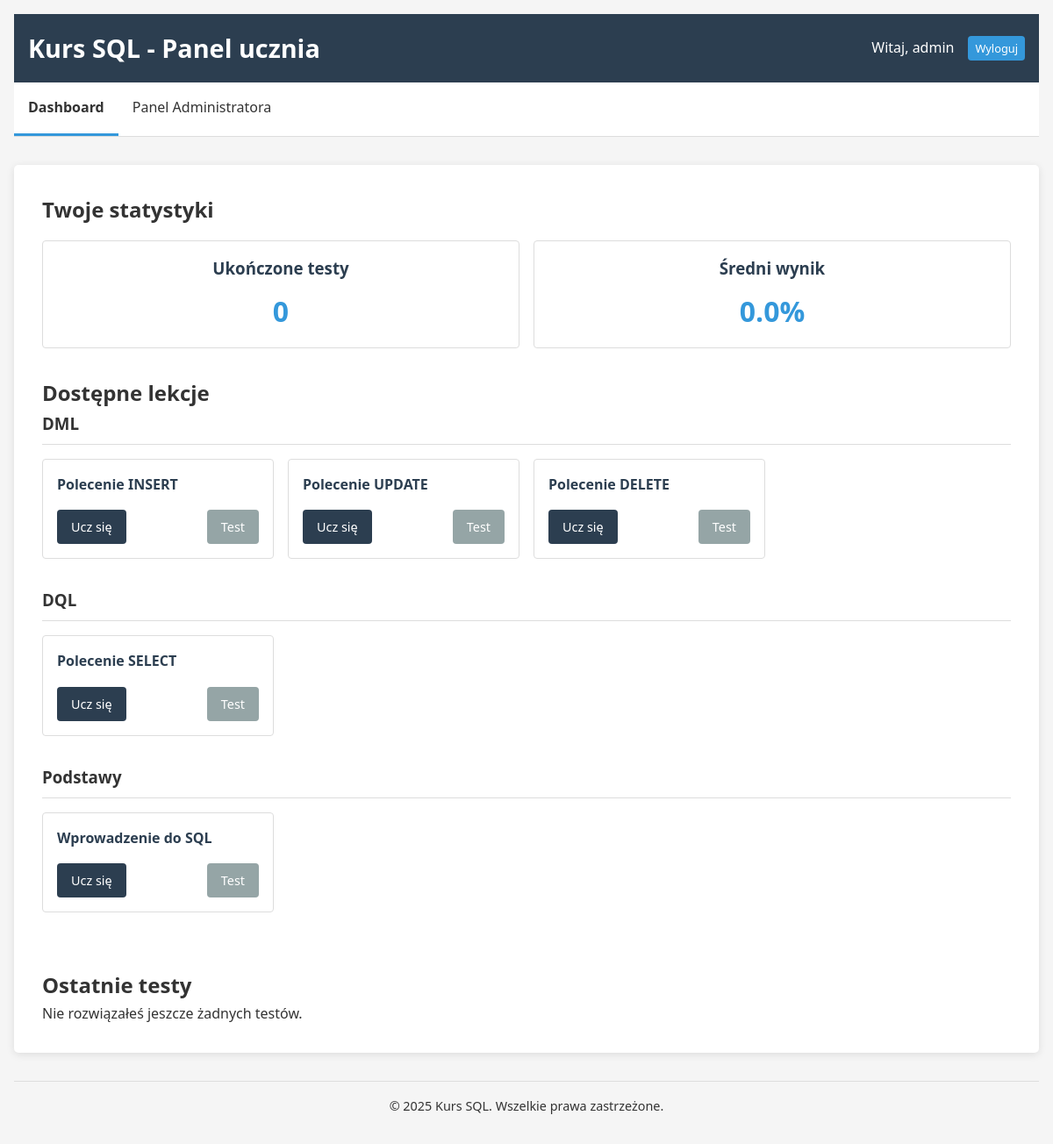
Page /index.php?page=dashboard (signed in) on the committed database.
### tables this page shows
CREATE TABLE lessons (
    id INT AUTO_INCREMENT PRIMARY KEY,
    title VARCHAR(255) NOT NULL,
    content TEXT NOT NULL,
    category VARCHAR(100) NOT NULL
);

### functions.php (called while the page is built, shortened)
<?php
function get_lessons($db) {
    $stmt = $db->query("SELECT * FROM lessons ORDER BY category, id");
    return $stmt->fetchAll(PDO::FETCH_ASSOC);
}
function get_user_tests($db, $user_id) {
    $stmt = $db->prepare("
        SELECT ut.*, l.title, l.category
        FROM user_tests ut
        JOIN lessons l ON ut.lesson_id = l.id
        WHERE ut.user_id = ?
        ORDER BY ut.created_at DESC
    ");
    $stmt->execute([$user_id]);
    return $stmt->fetchAll(PDO::FETCH_ASSOC);
}
?>

### student.php (the view, shortened to what this page needs)
<?php
require_once 'config.php';
require_once 'functions.php';
function render_dashboard() {
    global $db;
    $lessons = get_lessons($db);
    $user_tests = get_user_tests($db, $_SESSION['user_id']);
    $lessons_by_category = [];
    foreach ($lessons as $lesson) {
        $category = $lesson['category'];
        if (!isset($lessons_by_category[$category])) {
            $lessons_by_category[$category] = [];
        }
        $lessons_by_category[$category][] = $lesson;
    }
    $total_tests = count($user_tests);
    $average_score = 0;
?>
<!DOCTYPE html>
<html lang="pl">
<head>
    <link rel="stylesheet" href="style.css">
</head>
<body>
    <div class="container">
        <header>
            <h1>Kurs SQL - Panel ucznia</h1>
            <div class="user-info">
                <span>Witaj, <?= htmlspecialchars($_SESSION['nickname']) ?></span>
                <a href="index.php?action=logout" class="btn btn-sm">Wyloguj</a>
            </div>
        </header>
        <nav>
            <ul>
                <li><a href="index.php?page=dashboard" class="active">Dashboard</a></li>
                <?php if ($_SESSION['role'] === 'admin'): ?>
                <li><a href="index.php?page=admin">Panel Administratora</a></li>
                <?php endif; ?>
            </ul>
        </nav>
        <main>
            <div class="dashboard">
                <section class="stats">
                    <h2>Twoje statystyki</h2>
                    <div class="stats-grid">
                        <div class="stat-card">
                            <h3>Ukończone testy</h3>
                            <p class="stat-value"><?= $total_tests ?></p>
                        </div>
                        <div class="stat-card">
                            <h3>Średni wynik</h3>
                            <p class="stat-value"><?= number_format($average_score, 1) ?>%</p>
                        </div>
                    </div>
                </section>
                <section class="lessons">
                    <h2>Dostępne lekcje</h2>
                    <?php foreach ($lessons_by_category as $category => $category_lessons): ?>
                    <div class="category">
                        <h3><?= htmlspecialchars($category) ?></h3>
                        <div class="lessons-grid">
                            <?php foreach ($category_lessons as $lesson): ?>
                            <div class="lesson-card">
                                <h4><?= htmlspecialchars($lesson['title']) ?></h4>
                                <div class="lesson-actions">
                                    <a href="index.php?page=lesson&id=<?= $lesson['id'] ?>" class="btn btn-primary">Ucz się</a>
                                    <a href="index.php?page=test&id=<?= $lesson['id'] ?>" class="btn btn-secondary">Test</a>
                                </div>
                            </div>
                            <?php endforeach; ?>
                        </div>
                    </div>
                    <?php endforeach; ?>
                </section>
                <section class="recent-tests">
                    <h2>Ostatnie testy</h2>
                    <?php if (empty($user_tests)): ?>
                    <p>Nie rozwiązałeś jeszcze żadnych testów.</p>
                    <?php endif; ?>
                </section>
            </div>
        </main>
        <footer>
            <p>&copy; 2025 Kurs SQL. Wszelkie prawa zastrzeżone.</p>
        </footer>
    </div>
</body>
</html>
<?php
}
?>

### style.css (style rules this page uses)
:root { --primary-color: #2c3e50; --secondary-color: #3498db; --accent-color: #e74c3c; --light-gray: #f5f5f5; --dark-gray: #333; --border-color: #ddd; --success-color: #27ae60; --error-color: #e74c3c; }
* { margin: 0; padding: 0; box-sizing: border-box; }
body { font-family: 'Segoe UI', Tahoma, Geneva, Verdana, sans-serif; line-height: 1.6; background-color: var(--light-gray); color: var(--dark-gray); }
.container { max-width: 1200px; margin: 0 auto; padding: 1rem; }
header { background-color: var(--primary-color); color: white; padding: 1rem; display: flex; justify-content: space-between; align-items: center; }
header h1 { font-size: 1.8rem; }
.user-info { display: flex; align-items: center; gap: 1rem; }
nav { background-color: white; border-bottom: 1px solid var(--border-color); margin-bottom: 2rem; }
nav ul { display: flex; list-style-type: none; }
nav ul li a { display: block; padding: 1rem; color: var(--dark-gray); text-decoration: none; transition: background-color 0.2s; }
nav ul li a.active { border-bottom: 3px solid var(--secondary-color); font-weight: bold; }
main { background-color: white; padding: 2rem; border-radius: 5px; box-shadow: 0 2px 10px rgba(0, 0, 0, 0.1); margin-bottom: 2rem; }
footer { text-align: center; padding: 1rem; color: var(--dark-gray); font-size: 0.9rem; border-top: 1px solid var(--border-color); }
.btn { display: inline-block; padding: 0.5rem 1rem; background-color: var(--secondary-color); color: white; border: none; border-radius: 4px; cursor: pointer; text-decoration: none; font-size: 0.9rem; transition: background-color 0.2s; }
.btn-primary { background-color: var(--primary-color); }
.btn-secondary { background-color: #95a5a6; }
.btn-sm { padding: 0.25rem 0.5rem; font-size: 0.8rem; }
.dashboard { display: grid; gap: 2rem; }
.stats-grid { display: grid; grid-template-columns: repeat(auto-fit, minmax(200px, 1fr)); gap: 1rem; margin-top: 1rem; }
.stat-card { background-color: white; border: 1px solid var(--border-color); border-radius: 4px; padding: 1rem; text-align: center; }
.stat-card h3, .stat-card h4 { margin-bottom: 0.5rem; color: var(--primary-color); }
.stat-value { font-size: 2rem; font-weight: bold; color: var(--secondary-color); }
.category { margin-bottom: 2rem; }
.category h3 { border-bottom: 1px solid var(--border-color); padding-bottom: 0.5rem; margin-bottom: 1rem; }
.lessons-grid { display: grid; grid-template-columns: repeat(auto-fill, minmax(250px, 1fr)); gap: 1rem; }
.lesson-card { background-color: white; border: 1px solid var(--border-color); border-radius: 4px; padding: 1rem; transition: transform 0.2s, box-shadow 0.2s; }
.lesson-card h4 { margin-bottom: 1rem; color: var(--primary-color); }
.lesson-actions { display: flex; justify-content: space-between; gap: 0.5rem; }

### rows in the picture
lessons: title "Polecenie INSERT"
lessons: title "Polecenie UPDATE"
lessons: title "Polecenie DELETE"
lessons: title "Polecenie SELECT"
lessons: category "Podstawy", title "Wprowadzenie do SQL"

### other values in the picture
$_SESSION['nickname'] "admin"
$total_tests "0"
$average_score "0.0"
$category "DML"
$category "DQL"
